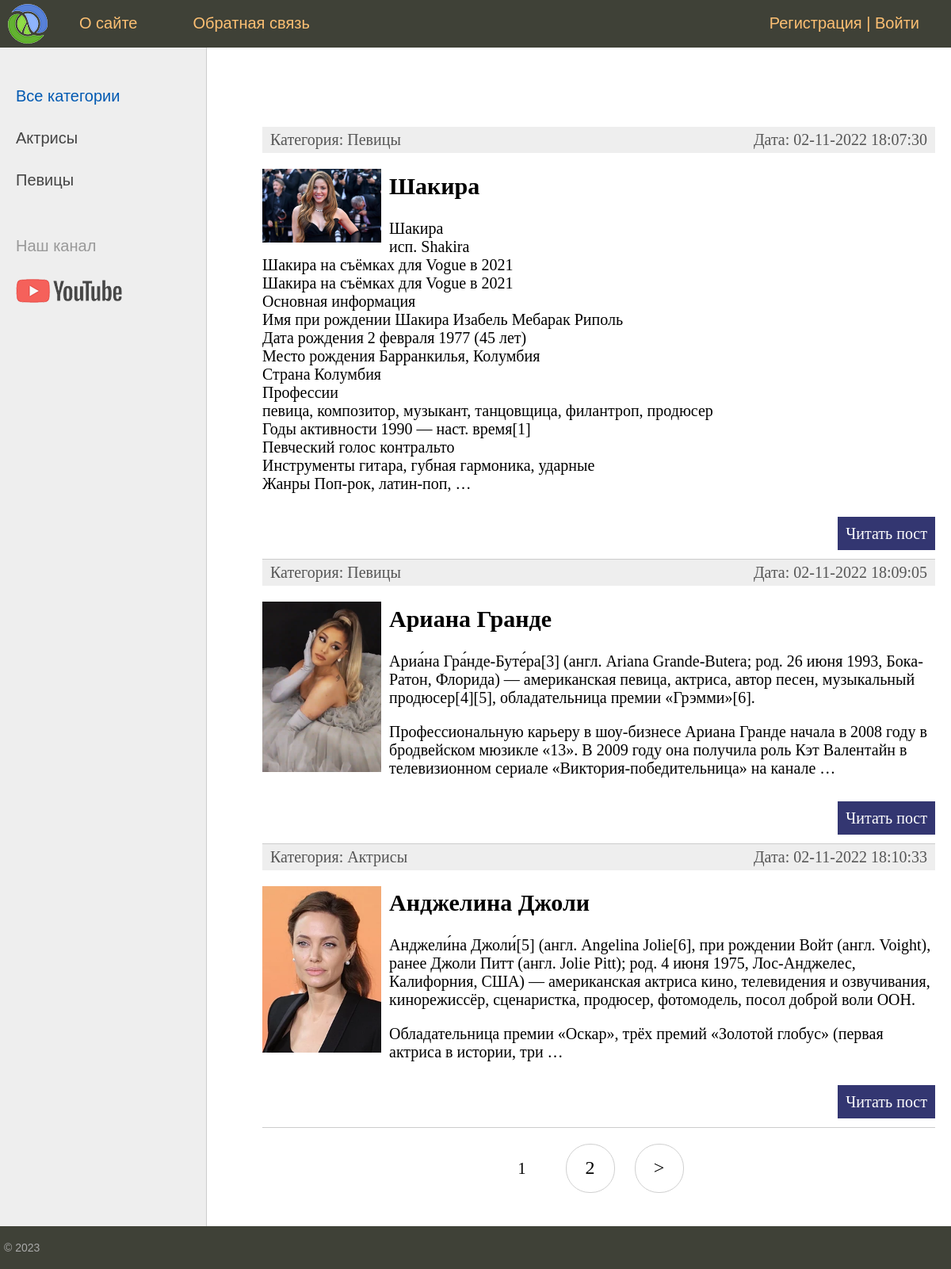
The page / on the database its author committed.
### women/models.py (models this page shows, shortened)
class Category(models.Model):
    name = models.CharField(max_length=100, db_index=True, verbose_name='Категорие')
    slug = models.SlugField(max_length=255, unique=True, db_index=True, verbose_name="URL")
    def __str__(self):
        return self.name
    def get_absolute_url(self):
        return reverse('category', kwargs={'cat_slug': self.slug})
    class Meta:
        verbose_name = 'Категории'
        verbose_name_plural = 'Категории'
        ordering = ['id']

class Women(models.Model):
    title = models.CharField(max_length=255, verbose_name='Заголовок')
    slug = models.SlugField(max_length=255, unique=True, db_index=True, verbose_name="URL")
    content = models.TextField(blank=True, verbose_name="Текст статьи")
    photo = models.ImageField(upload_to="photos/%Y/%m/%d/", verbose_name="Фото")
    time_create = models.DateTimeField(auto_now_add=True, verbose_name="Време создание")
    time_update = models.DateTimeField(auto_now=True, verbose_name="Време изменение")
    is_published = models.BooleanField(default=True, verbose_name="Публикации")
    cat = models.ForeignKey('Category', on_delete=models.PROTECT, verbose_name="Категории")
    def get_absolute_url(self):
        return reverse('post', kwargs={'post_slug': self.slug})
    class Meta:
        verbose_name = 'Известные женщины'
        verbose_name_plural = 'Известные женщины'
        ordering = ['id']

### women/views.py (the view)
# urls.py: path('', WomenHome.as_view(), name='home'),
class WomenHome(DataMixin, ListView):
    model = Women
    template_name = 'women/index.html'
    context_object_name = 'posts'
    def get_context_data(self, *, object_list=None, **kwargs):
        context = super().get_context_data(**kwargs)
        c_def = self.get_user_context(title="Главная страница")
        return dict(list(context.items()) + list(c_def.items()))
    def get_queryset(self):
        return Women.objects.filter(is_published=True).select_related('cat')

### women/utils.py (called while the page is built)
    def get_user_context(self, **kwargs):
        context = kwargs
        cats = cache.get('cats')
        if not cats:
            cats = Category.objects.annotate(Count('women'))
            cache.set('cats', cats, 60)
        user_menu = menu.copy() # Копи меню!
        if not self.request.user.is_authenticated: # инструкци если пользовател не авторизирован, возврат меню без Добавлени статьи
            user_menu.pop(1)
        context['menu'] = user_menu
        context['cats'] = cats
        if 'cat_selected' not in context:
            context['cat_selected'] = 0
        return context

### women/templates/women/index.html (shortened to what this page needs)
{% extends 'women/base.html' %}
{% block content %}
<ul class="list-articles">
	{% for p in object_list %}
			<li><div class="article-panel">
	<p class="first">Категория: {{p.cat}}</p>
	<p class="last">Дата: {{p.time_update|date:"d-m-Y H:i:s"}}</p>
</div>
{% if p.photo %}
    <p><img class="img-article-left thumb" src="{{p.photo.url}}"</p>
{% endif %}
				<h2>{{p.title}}</h2>
	{% autoescape on %}
	{{p.content|linebreaks|truncatewords:50}}
	{% endautoescape %}
			<p class="link-read-post"><a href="{{ p.get_absolute_url }}">Читать пост</a></p>
			</li>
	{% endfor %}
</ul>
{% endblock %}

### women/templates/women/base.html (shortened to what this page needs)
{% load static %}
{% load women_tags %}
<!DOCTYPE html>
<html>
<head>
	<link type="text/css" href="{% static 'women/css/styles.css' %}" rel="stylesheet" />
</head>
<body>
<table class="table-page" border=0 cellpadding="0" cellspacing="0">
<tr><td valign=top>
{% block mainmenu %}
		<div class="header">
			<ul id="mainmenu" class="mainmenu">
			<li class="logo"><a href="{% url 'home' %}"><div class="logo"></div></a></li>
{% for m in menu %}
			<li><a href="{% url m.url_name %}">{{m.title}}</a></li>
{% endfor %}
				{% if request.user.is_authenticated %}
				<li class="last"> {{user.username}} | <a href="{% url 'logout' %}">Выйти</a></li>
				{% else %}
				<li class="last"><a href="{% url 'register' %}">Регистрация</a> | <a href="{% url 'login' %}">Войти</a></li>
				{% endif %}
			</ul>
		</div>
{% endblock mainmenu %}
<table class="table-content" border=0 cellpadding="0" cellspacing="0">
<tr>
	<td valign="top" class="left-chapters">
	<ul id="leftchapters">
{% if cat_selected == 0 %}
		<li class="selected">Все категории</li>
{% else %}
		<li><a href="{% url 'home' %}">Все категории</a></li>
{% endif %}
{% for c in cats %}
{% if c.women__count > 0 %}
	{% if c.pk == cat_selected %}
		<li class="selected">{{c.name}}</li>
	{% else %}
		<li><a href="{{ c.get_absolute_url }}">{{c.name}}</a></li>
	{% endif %}
{% endif %}
{% endfor %}
		<li class="share">
		<p>Наш канал</p>
		<a class="share-yt" href="https://www.youtube.com/channel/UClJzWfGWuGJL2t-3dYKcHTA/playlists" target="_blank" rel="nofollow"></a>
		</li>
	</ul>
</td>
<td valign="top" class="content">
	<div class="content-text">
{% block content %}
{% endblock %}
{% if page_obj.has_other_pages %}
<nav class="list-pages">
    <ul>
        {% for p in paginator.page_range %}
		{% if page_obj.number == p %}
        <li class="page-num page-num-selected">{{ p }}</li>
		{% elif p >= page_obj.number|add:-2 and p <= page_obj.number|add:2  %}
        <li class="page-num">
            <a href="?page={{ p }}">{{ p }}</a>
        </li>
		{% endif %}
        {% endfor %}
{% if page_obj.has_next %}
<li class="page-num">
	<a href="?page={{ page_obj.next_page_number }}">&gt;</a>
</li>
{% endif %}
    </ul>
</nav>
{% endif %}
	</div>
</td></tr></table>
</td></tr>
<tr><td valign=top>
	<div id="footer">
		<p>&copy; 2023 </p>
	</div>
</td></tr></table>
</body>
</html>

### women/static/women/css/styles.css (style rules this page uses)
html, body { font-family: 'Arial'; margin: 0; padding: 0; height: 100%; width: 100%; color: #444; }
a { color: #0059b2; text-decoration: none; }
img { max-width: 600px; height: auto; }
img.img-article-left { max-width: 300px; height: auto; float: left; padding: 0 10px 10px 0; }
img.img-article-left.thumb { max-width: 150px; height: auto; }
p.link-read-post { text-align: right; }
p.link-read-post a { padding: 10px; min-width: 100px; background: #333671; color: #fff; text-decoration: none; }
div.article-panel { background: #eee; padding: 5px 10px 5px 10px; box-sizing: border-box; overflow: hidden; color: #555; }
div.article-panel p.first { margin: 0; float: left; }
div.article-panel p.last { margin: 0; float: right; }
ul.list-articles { list-style: none; margin: 0; padding: 0; }
ul.list-articles li { border-bottom: 1px solid #ccc; }
.table-page { width: 100%; height: 100%; vertical-align: top; }
.table-page tr { height: 100%; }
.header { background: #3F4137; height: 60px; }
.logo { background: url('../images/logo.png') no-repeat 10px 5px; width: 70px; height: 60px; }
ul.mainmenu { list-style: none; margin: 0; padding: 0; height: 60px; color: #fdc073; font-size: 20px; overflow: hidden; }
ul.mainmenu li { float: left; margin: 18px 40px 0 30px; }
ul.mainmenu li.logo { margin: 0; }
ul.mainmenu li.last { float: right; }
ul.mainmenu li a { color: #fdc073; text-decoration: none; }
.table-content { width: 100%; min-height: 100%; height: 100%; }
.left-chapters { margin: 0; background: #eee; border-right: 1px solid #ccc; min-height: 100%; }
.left-chapters ul { width: 230px; min-height: 100%; margin: 0; padding: 20px 10px 10px 20px; list-style: none; font-size: 20px; }
.left-chapters ul li { margin: 30px 0 0 0; color: #999; }
.left-chapters ul li.selected { color: #0059b2; }
.left-chapters ul li a { color: #444; text-decoration: none; }
.left-chapters ul li.share { margin: 60px 0 0 0; }
.left-chapters ul li.share p { margin: 30px 0 30px 0; }
.left-chapters ul li.share a { display: inline-block; width: 40px; height: 40px; margin: 0 20px 0 0; }
.left-chapters ul li.share a.share-yt { width: 100%; height: 30px; background: url('../images/share_yt.png') no-repeat 0 0 }
.content { padding: 40px 20px 20px 40px; width: 100%; box-sizing: border-box; }
.content-text { margin: 60px 0 0 30px; color: #000; font-size: 20px; font-family: Yandex Sans Display Light; }
#footer { box-sizing: border-box; background: #3F4137; padding: 5px; color: #aaa; font-size: 14px; font-family: Verdana, Geneva, Arial, Helvetica; text-align: left; overflow: hidden; }
.list-pages { text-align: center; margin: 0 0 20px 0; }
.list-pages ul { margin: 20px 0 0 0; padding: 0; list-style: none; }
.list-pages ul li { display: inline-block; margin: 0 20px 0 0; }
.list-pages a { color: #000; font-size: 24px; text-decoration: none; }
.list-pages .page-num, .page-num-selected { display: inline-block; width: 60px; height: 44px; padding: 16px 0 0 0; border: 1px solid #d0d0d0; border-radius: 30px; }
.list-pages .page-num-selected { border: none; color: #000; font-size: 20px; }

### rows shown on the page
Category: name "Актрисы"
Category: name "Певицы"
Women: cat "Певицы", time_update "02-11-2022 18:07:30", photo (picture), title "Шакира", content "Шакира исп. Shakira Шакира на съёмках для Vogue в 2021 Шакира на съёмках для Vogue в 2021 Основная информация Имя при рождении Шакира Изабель Мебарак Риполь Дата рождения 2 февраля 1977 (45 лет) Место рождения Барранкилья, Колумбия Страна Колумбия Профессии певица, композитор, музыкант, танцовщица, филантроп, продюсер Годы активности 1990 — наст. время[1] Певческий голос контральто Инструменты гитара, губная гармоника, ударные Жанры Поп-рок, латин-поп, …"
Women: cat "Певицы", time_update "02-11-2022 18:09:05", photo (picture), title "Ариана Гранде", content "Ариа́на Гра́нде-Буте́ра[3] (англ. Ariana Grande-Butera; род. 26 июня 1993, Бока-Ратон, Флорида) — американская певица, актриса, автор песен, музыкальный продюсер[4][5], обладательница премии «Грэмми»[6]. Профессиональную карьеру в шоу-бизнесе Ариана Гранде начала в 2008 году в бродвейском мюзикле «13». В 2009 году она получила роль Кэт Валентайн в телевизионном сериале «Виктория-победительница» на канале …"
Women: cat "Актрисы", time_update "02-11-2022 18:10:33", photo (picture), title "Анджелина Джоли", content "Анджели́на Джоли́[5] (англ. Angelina Jolie[6], при рождении Войт (англ. Voight), ранее Джоли Питт (англ. Jolie Pitt); род. 4 июня 1975, Лос-Анджелес, Калифорния, США) — американская актриса кино, телевидения и озвучивания, кинорежиссёр, сценаристка, продюсер, фотомодель, посол доброй воли ООН. Обладательница премии «Оскар», трёх премий «Золотой глобус» (первая актриса в истории, три …"

### other values the page prints
{{ m.title }} "О сайте" "Обратная связь"
{{ p }} "1"
{{ p }} "2"
